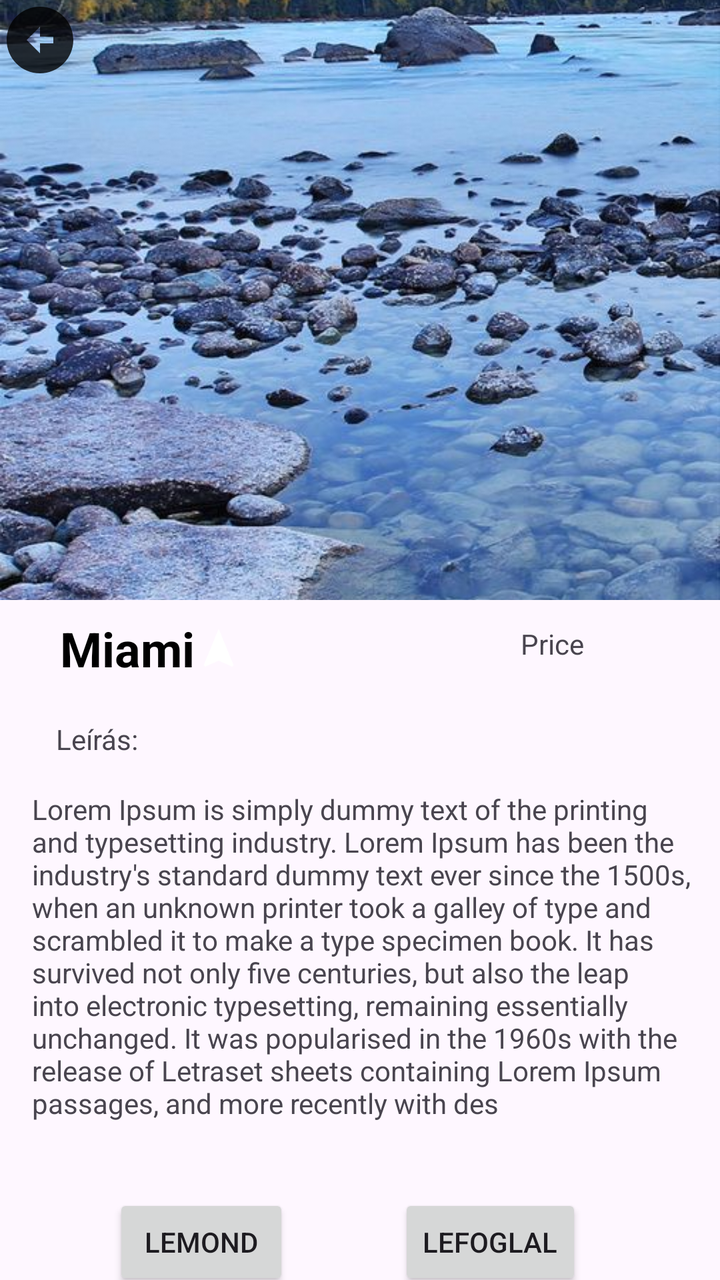
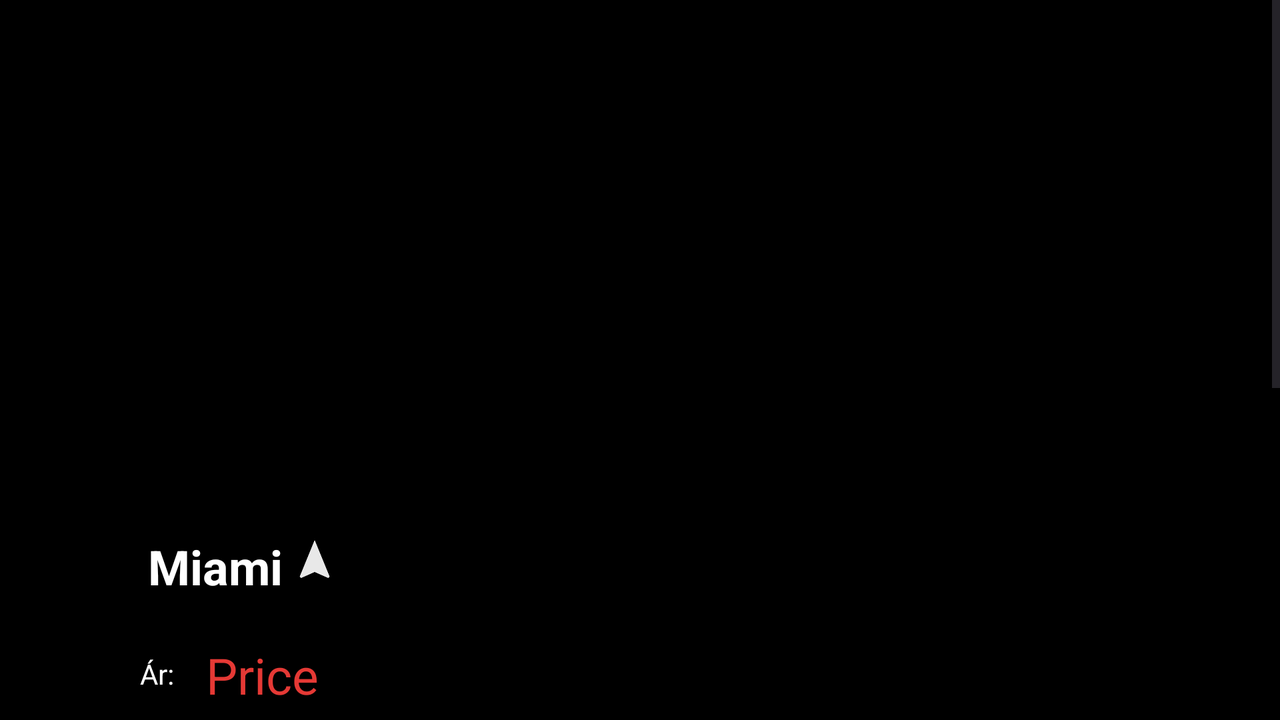

The same Android screen from two of the app's own layout files: first res/layout/ as a phone draws it, then the author's variant for another configuration, drawn on a device whose configuration selects that folder. Both files follow.
<!-- AndroidManifest.xml: application theme Base.Theme.NatureNavi -->
<!-- res/layout/activity_trip_description.xml -->
<?xml version="1.0" encoding="utf-8"?>
<androidx.constraintlayout.widget.ConstraintLayout xmlns:android="http://schemas.android.com/apk/res/android"
    xmlns:app="http://schemas.android.com/apk/res-auto"
    xmlns:tools="http://schemas.android.com/tools"
    android:layout_width="match_parent"
    android:layout_height="match_parent"
    tools:context=".TripDescriptionActivity">



            <ImageView
                android:id="@+id/descriptionImage"
                android:layout_width="match_parent"
                android:layout_height="300dp"
                android:scaleType="centerCrop"
                app:layout_constraintEnd_toEndOf="parent"
                app:layout_constraintHorizontal_bias="0.0"
                app:layout_constraintStart_toStartOf="parent"
                app:layout_constraintTop_toTopOf="parent"
                app:srcCompat="@drawable/bgbg"/>

            <ImageView
                android:id="@+id/backNyil"
                android:layout_width="40dp"
                android:layout_height="40dp"
                app:layout_constraintStart_toStartOf="parent"
                app:layout_constraintTop_toTopOf="parent"
                app:srcCompat="@drawable/backto"
                android:onClick="goBack" />

            <TextView
                android:id="@+id/TripName"
                android:layout_width="wrap_content"
                android:layout_height="wrap_content"
                android:layout_marginStart="30dp"
                android:layout_marginTop="8dp"
                android:text="Miami"
                android:textColor="@color/black"
                android:textSize="24sp"
                android:textStyle="bold"
                app:layout_constraintStart_toStartOf="parent"
                app:layout_constraintTop_toBottomOf="@+id/descriptionImage" />

            <ImageView
                android:id="@+id/imageView8"
                android:layout_width="wrap_content"
                android:layout_height="wrap_content"
                app:layout_constraintBottom_toBottomOf="@+id/TripName"
                app:layout_constraintStart_toEndOf="@+id/TripName"
                app:layout_constraintTop_toTopOf="@+id/TripName"
                app:srcCompat="@drawable/navigation_icon" />

            <TextView
                android:id="@+id/TripePrice"
                android:layout_width="wrap_content"
                android:layout_height="wrap_content"
                android:layout_marginEnd="68dp"
                android:text="Price"
                app:layout_constraintEnd_toEndOf="parent"
                app:layout_constraintTop_toTopOf="@+id/imageView8" />

            <TextView
                android:id="@+id/descriptionTitle"
                android:layout_width="wrap_content"
                android:layout_height="wrap_content"
                android:layout_marginStart="28dp"
                android:layout_marginTop="52dp"
                android:text="Leírás:"
                app:layout_constraintStart_toStartOf="parent"
                app:layout_constraintTop_toTopOf="@+id/TripName" />

            <TextView
                android:id="@+id/description"
                android:layout_width="match_parent"
                android:layout_height="wrap_content"
                android:layout_marginStart="16dp"
                android:layout_marginTop="16dp"
                android:layout_marginEnd="8dp"
                android:inputType="textMultiLine"
                android:text="@string/text"
                app:layout_constraintEnd_toEndOf="parent"
                app:layout_constraintStart_toStartOf="@+id/descriptionTitle"
                app:layout_constraintTop_toBottomOf="@+id/descriptionTitle" />

            <Button
                android:id="@+id/lefoglalButton"
                android:layout_width="wrap_content"
                android:layout_height="wrap_content"
                android:layout_marginTop="36dp"
                android:text="Lefoglal"
                app:layout_constraintEnd_toEndOf="@+id/description"
                app:layout_constraintHorizontal_bias="0.727"
                app:layout_constraintStart_toStartOf="parent"
                app:layout_constraintTop_toBottomOf="@+id/description" />

            <Button
                android:id="@+id/lemondbutton"
                android:layout_width="wrap_content"
                android:layout_height="wrap_content"
                android:layout_marginTop="36dp"
                android:text="Lemond"
                app:layout_constraintEnd_toStartOf="@+id/lefoglalButton"
                app:layout_constraintHorizontal_bias="0.508"
                app:layout_constraintStart_toStartOf="parent"
                app:layout_constraintTop_toBottomOf="@+id/description" />

        </androidx.constraintlayout.widget.ConstraintLayout>
<!-- resources referenced by this layout -->
<resources>
  <color name="black">#FF000000</color>
  <!-- drawable backto (drawable) -->
  <vector android:alpha="0.8" android:height="24dp" android:tint="#000000"
      android:viewportHeight="24" android:viewportWidth="24"
      android:width="24dp" xmlns:android="http://schemas.android.com/apk/res/android">
      <path android:fillColor="@android:color/white" android:pathData="M2,12c0,5.52 4.48,10 10,10s10,-4.48 10,-10c0,-5.52 -4.48,-10 -10,-10C6.48,2 2,6.48 2,12zM12,11l4,0v2l-4,0l0,3l-4,-4l4,-4L12,11z"/>
  </vector>
  <!-- drawable bgbg: jpg bitmap (drawable, 133039 bytes) -->
  <!-- drawable navigation_icon (drawable) -->
  <vector android:alpha="0.91" android:height="24dp"
      android:tint="#FFFFFF" android:viewportHeight="24"
      android:viewportWidth="24" android:width="24dp" xmlns:android="http://schemas.android.com/apk/res/android">
      <path android:fillColor="@android:color/white" android:pathData="M12,2L4.5,20.29l0.71,0.71L12,18l6.79,3 0.71,-0.71z"/>
  </vector>
  <string name="text">Lorem Ipsum is simply dummy text of the printing and typesetting industry. Lorem Ipsum has been the industry\'s standard dummy text ever since the 1500s, when an unknown printer took a galley of type and scrambled it to make a type specimen book. It has survived not only five centuries, but also the leap into electronic typesetting, remaining essentially unchanged. It was popularised in the 1960s with the release of Letraset sheets containing Lorem Ipsum passages, and more recently with des</string>
  <style name="Base.Theme.NatureNavi" parent="Theme.Material3.DayNight.NoActionBar">
          
          
          
          <item name="colorPrimary">@color/my_primary</item>
          <item name="colorPrimaryVariant">@color/my_primary</item>
          <item name="colorOnPrimary">@color/white</item>
          
          <item name="colorSecondary">@color/my_secondary</item>
          <item name="colorSecondaryVariant">@color/my_secondary</item>
          <item name="colorOnSecondary">@color/black</item>
  
          
          <item name="android:statusBarColor">@color/my_primary</item>
  
  
  
      </style>
  <color name="my_primary">#E3850B</color>
  <color name="white">#FFFFFFFF</color>
  <color name="my_secondary">#DC714E1A</color>
</resources>
<!-- res/layout-land/activity_trip_description.xml (the author's variant of the layout above) -->
<!-- drawn on the phone turned sideways -->
<?xml version="1.0" encoding="utf-8"?>
<ScrollView xmlns:android="http://schemas.android.com/apk/res/android"
    xmlns:app="http://schemas.android.com/apk/res-auto"
    xmlns:tools="http://schemas.android.com/tools"
    android:layout_width="match_parent"
    android:layout_height="match_parent"
    android:fillViewport="true">

    <androidx.constraintlayout.widget.ConstraintLayout
        android:layout_width="match_parent"
        android:layout_height="wrap_content"
        android:background="@color/black"
        tools:context=".TripDescriptionActivity">>

        <ImageView
            android:id="@+id/descriptionImage"
            android:layout_width="532dp"
            android:layout_height="248dp"
            android:layout_marginTop="4dp"
            android:scaleType="centerCrop"
            app:layout_constraintDimensionRatio="16:9"
            app:layout_constraintEnd_toEndOf="parent"
            app:layout_constraintStart_toStartOf="parent"
            app:layout_constraintTop_toTopOf="parent" />

        <ImageView
            android:id="@+id/backNyil"
            android:layout_width="50dp"
            android:layout_height="50dp"
            android:onClick="goBack"
            app:layout_constraintStart_toStartOf="parent"
            app:layout_constraintTop_toTopOf="parent"
            app:srcCompat="@drawable/backto" />

        <androidx.constraintlayout.widget.ConstraintLayout
            android:layout_width="532dp"
            android:layout_height="wrap_content"
            android:layout_marginBottom="5dp"
            android:background="@color/black"
            app:layout_constraintBottom_toBottomOf="parent"
            app:layout_constraintEnd_toEndOf="parent"
            app:layout_constraintStart_toStartOf="parent"
            app:layout_constraintTop_toBottomOf="@+id/descriptionImage"
            app:layout_constraintVertical_bias="0.0">

            <Button
                android:id="@+id/lemondbutton"
                android:layout_width="wrap_content"
                android:layout_height="wrap_content"
                android:layout_marginTop="10dp"
                android:layout_marginBottom="5dp"
                android:backgroundTint="@color/red"
                android:onClick="toCancel"
                android:text="Lemond"
                app:layout_constraintBottom_toBottomOf="parent"
                app:layout_constraintEnd_toStartOf="@+id/lefoglalButton"
                app:layout_constraintHorizontal_bias="0.483"
                app:layout_constraintStart_toStartOf="parent"
                app:layout_constraintTop_toBottomOf="@+id/description"
                app:layout_constraintVertical_bias="0.0" />

            <Button
                android:id="@+id/lefoglalButton"
                android:layout_width="wrap_content"
                android:layout_height="wrap_content"
                android:layout_marginEnd="168dp"
                android:onClick="toBook"
                android:text="Lefoglal"
                app:layout_constraintBottom_toBottomOf="@+id/lemondbutton"
                app:layout_constraintEnd_toEndOf="parent"
                app:layout_constraintTop_toTopOf="@+id/lemondbutton"
                app:layout_constraintVertical_bias="0.0" />

            <TextView
                android:id="@+id/description"
                android:layout_width="0dp"
                android:layout_height="wrap_content"
                android:layout_marginStart="20dp"
                android:layout_marginTop="16dp"
                android:layout_marginEnd="20dp"
                android:inputType="textMultiLine"
                android:text="@string/text"
                android:textColor="@color/white"
                app:layout_constraintEnd_toEndOf="parent"
                app:layout_constraintHorizontal_bias="1.0"
                app:layout_constraintStart_toStartOf="parent"
                app:layout_constraintTop_toBottomOf="@+id/descriptionTitle" />

            <TextView
                android:id="@+id/descriptionTitle"
                android:layout_width="wrap_content"
                android:layout_height="wrap_content"
                android:layout_marginStart="32dp"
                android:layout_marginTop="16dp"
                android:text="Leírás:"
                android:textColor="@color/white"
                app:layout_constraintStart_toStartOf="parent"
                app:layout_constraintTop_toBottomOf="@+id/erkezesLabel" />

            <TextView
                android:id="@+id/TripePrice"
                android:layout_width="wrap_content"
                android:layout_height="wrap_content"
                android:layout_marginStart="16dp"
                android:layout_marginTop="12dp"
                android:text="Price"
                android:textColor="#E53935"
                android:textSize="25sp"
                app:layout_constraintBottom_toBottomOf="@+id/priceTextLabel"
                app:layout_constraintStart_toEndOf="@+id/priceTextLabel"
                app:layout_constraintTop_toTopOf="@+id/priceTextLabel"
                app:layout_constraintVertical_bias="0.703" />

            <ImageView
                android:id="@+id/titleIcon"
                android:layout_width="wrap_content"
                android:layout_height="wrap_content"
                android:layout_marginStart="4dp"
                app:layout_constraintBottom_toBottomOf="@+id/TripName"
                app:layout_constraintStart_toEndOf="@+id/TripName"
                app:layout_constraintTop_toTopOf="@+id/TripName"
                app:layout_constraintVertical_bias="0.125"
                app:srcCompat="@drawable/navigation_icon" />

            <TextView
                android:id="@+id/TripName"
                android:layout_width="wrap_content"
                android:layout_height="wrap_content"
                android:layout_marginStart="20dp"
                android:layout_marginTop="15dp"
                android:text="Miami"
                android:textColor="@color/white"
                android:textSize="24sp"
                android:textStyle="bold"
                app:layout_constraintStart_toStartOf="parent"
                app:layout_constraintTop_toTopOf="parent" />

            <TextView
                android:id="@+id/indulasLable"
                android:layout_width="wrap_content"
                android:layout_height="wrap_content"
                android:layout_marginTop="28dp"
                android:text="Indulás:"
                android:textColor="@color/white"
                app:layout_constraintStart_toStartOf="@+id/priceTextLabel"
                app:layout_constraintTop_toBottomOf="@+id/priceTextLabel" />

            <TextView
                android:id="@+id/erkezesLabel"
                android:layout_width="wrap_content"
                android:layout_height="wrap_content"
                android:layout_marginTop="20dp"
                android:text="Visszaérkezés:"
                android:textColor="@color/white"
                app:layout_constraintStart_toStartOf="@+id/indulasLable"
                app:layout_constraintTop_toBottomOf="@+id/indulasLable" />

            <TextView
                android:id="@+id/indulasText"
                android:layout_width="wrap_content"
                android:layout_height="wrap_content"
                android:layout_marginStart="8dp"
                android:text="TextView"
                android:textColor="@color/white"
                app:layout_constraintBottom_toBottomOf="@+id/indulasLable"
                app:layout_constraintStart_toEndOf="@+id/indulasLable"
                app:layout_constraintTop_toTopOf="@+id/indulasLable"
                app:layout_constraintVertical_bias="0.0" />

            <TextView
                android:id="@+id/erkezesText"
                android:layout_width="wrap_content"
                android:layout_height="wrap_content"
                android:layout_marginStart="8dp"
                android:text="TextView"
                android:textColor="@color/white"
                app:layout_constraintBottom_toBottomOf="@+id/erkezesLabel"
                app:layout_constraintStart_toEndOf="@+id/erkezesLabel"
                app:layout_constraintTop_toTopOf="@+id/erkezesLabel"
                app:layout_constraintVertical_bias="0.0" />

            <TextView
                android:id="@+id/priceTextLabel"
                android:layout_width="wrap_content"
                android:layout_height="wrap_content"
                android:layout_marginStart="16dp"
                android:layout_marginTop="28dp"
                android:text="Ár:"
                android:textColor="@color/white"
                app:layout_constraintStart_toStartOf="parent"
                app:layout_constraintTop_toBottomOf="@+id/TripName" />

        </androidx.constraintlayout.widget.ConstraintLayout>
    </androidx.constraintlayout.widget.ConstraintLayout>
</ScrollView>
<!-- resources referenced by the variant -->
<!-- as the phone turned sideways resolves them -->
<resources>
  <color name="black">#FF000000</color>
  <color name="red">#FF0000</color>
  <color name="white">#FFFFFFFF</color>
  <!-- drawable backto (drawable) -->
  <vector android:alpha="0.8" android:height="24dp" android:tint="#000000"
      android:viewportHeight="24" android:viewportWidth="24"
      android:width="24dp" xmlns:android="http://schemas.android.com/apk/res/android">
      <path android:fillColor="@android:color/white" android:pathData="M2,12c0,5.52 4.48,10 10,10s10,-4.48 10,-10c0,-5.52 -4.48,-10 -10,-10C6.48,2 2,6.48 2,12zM12,11l4,0v2l-4,0l0,3l-4,-4l4,-4L12,11z"/>
  </vector>
  <!-- drawable navigation_icon (drawable) -->
  <vector android:alpha="0.91" android:height="24dp"
      android:tint="#FFFFFF" android:viewportHeight="24"
      android:viewportWidth="24" android:width="24dp" xmlns:android="http://schemas.android.com/apk/res/android">
      <path android:fillColor="@android:color/white" android:pathData="M12,2L4.5,20.29l0.71,0.71L12,18l6.79,3 0.71,-0.71z"/>
  </vector>
  <string name="text">Lorem Ipsum is simply dummy text of the printing and typesetting industry. Lorem Ipsum has been the industry\'s standard dummy text ever since the 1500s, when an unknown printer took a galley of type and scrambled it to make a type specimen book. It has survived not only five centuries, but also the leap into electronic typesetting, remaining essentially unchanged. It was popularised in the 1960s with the release of Letraset sheets containing Lorem Ipsum passages, and more recently with des</string>
  <style name="Base.Theme.NatureNavi" parent="Theme.Material3.DayNight.NoActionBar">
          
          
          
          <item name="colorPrimary">@color/my_primary</item>
          <item name="colorPrimaryVariant">@color/my_primary</item>
          <item name="colorOnPrimary">@color/white</item>
          
          <item name="colorSecondary">@color/my_secondary</item>
          <item name="colorSecondaryVariant">@color/my_secondary</item>
          <item name="colorOnSecondary">@color/black</item>
  
          
          <item name="android:statusBarColor">@color/my_primary</item>
  
  
  
      </style>
  <color name="my_primary">#E3850B</color>
  <color name="my_secondary">#DC714E1A</color>
</resources>
